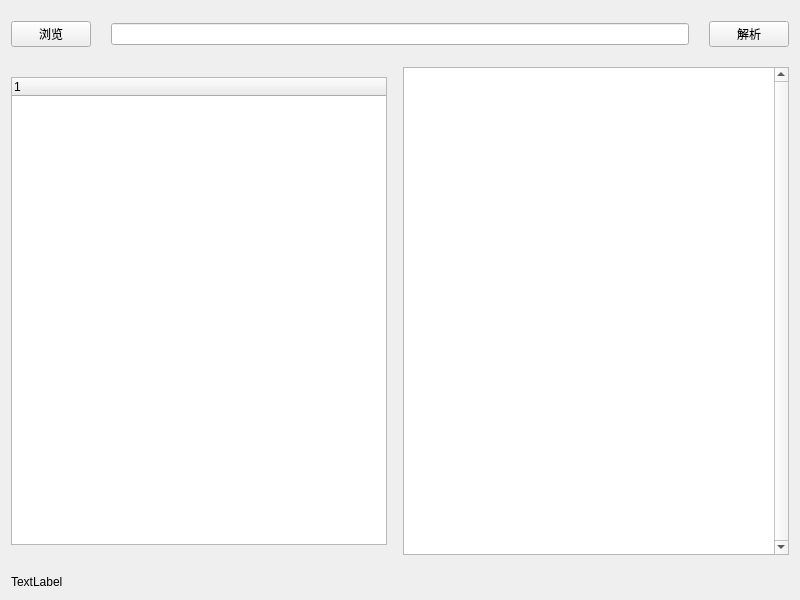
<?xml version="1.0" encoding="UTF-8"?>
<ui version="4.0">
 <class>ClipParserWidget</class>
 <widget class="QWidget" name="ClipParserWidget">
  <property name="geometry">
   <rect>
    <x>0</x>
    <y>0</y>
    <width>800</width>
    <height>600</height>
   </rect>
  </property>
  <property name="windowTitle">
   <string>clip解析器</string>
  </property>
  <layout class="QVBoxLayout" name="verticalLayout_6">
   <item>
    <layout class="QVBoxLayout" name="verticalLayout_5">
     <property name="spacing">
      <number>20</number>
     </property>
     <property name="sizeConstraint">
      <enum>QLayout::SetMaximumSize</enum>
     </property>
     <item>
      <layout class="QHBoxLayout" name="horizontalLayout_2">
       <property name="spacing">
        <number>20</number>
       </property>
       <property name="sizeConstraint">
        <enum>QLayout::SetNoConstraint</enum>
       </property>
       <property name="topMargin">
        <number>10</number>
       </property>
       <property name="bottomMargin">
        <number>0</number>
       </property>
       <item>
        <widget class="QPushButton" name="btnBrowerFile">
         <property name="text">
          <string>浏览</string>
         </property>
        </widget>
       </item>
       <item>
        <widget class="QLineEdit" name="filepathLineEdit"/>
       </item>
       <item>
        <widget class="QPushButton" name="btnParse">
         <property name="text">
          <string>解析</string>
         </property>
        </widget>
       </item>
      </layout>
     </item>
     <item>
      <layout class="QHBoxLayout" name="horizontalLayout">
       <item>
        <layout class="QVBoxLayout" name="verticalLayout_4">
         <property name="spacing">
          <number>10</number>
         </property>
         <property name="topMargin">
          <number>10</number>
         </property>
         <property name="rightMargin">
          <number>10</number>
         </property>
         <property name="bottomMargin">
          <number>10</number>
         </property>
         <item>
          <widget class="QTreeWidget" name="clipInfoTreeWidget">
           <property name="sizePolicy">
            <sizepolicy hsizetype="Expanding" vsizetype="Expanding">
             <horstretch>0</horstretch>
             <verstretch>0</verstretch>
            </sizepolicy>
           </property>
          </widget>
         </item>
        </layout>
       </item>
       <item>
        <widget class="QTableWidget" name="tableClipInfo">
         <property name="verticalScrollBarPolicy">
          <enum>Qt::ScrollBarAlwaysOn</enum>
         </property>
        </widget>
       </item>
      </layout>
     </item>
     <item>
      <widget class="QLabel" name="authorInfoLabel">
       <property name="text">
        <string>TextLabel</string>
       </property>
      </widget>
     </item>
    </layout>
   </item>
  </layout>
 </widget>
 <layoutdefault spacing="6" margin="11"/>
 <resources/>
 <connections/>
</ui>
